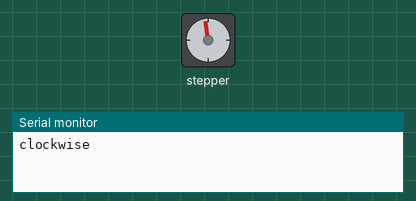
This sketch was run on a simulated Arduino Uno, built with avr-gcc and run on an emulated ATmega328P. On the bench: stepper motor, the last lines printed to the serial monitor. Stepper angles assume 48 steps per turn.

Above: at 0.05 s.
At 0.55 s:
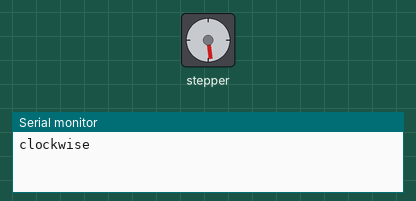
At 1.95 s:
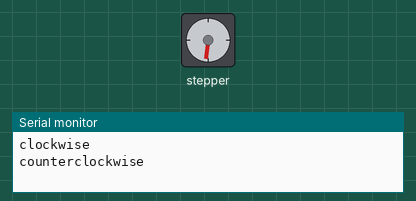
At 3.2 s:
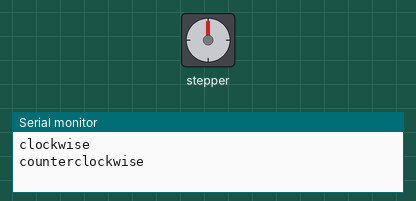
Timing chart, 0 to 7.4 s (numbered marks = the images above):
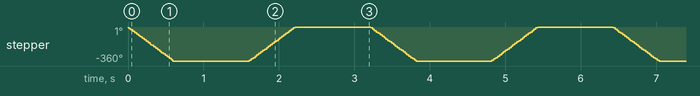

Measured:
- by itself, stepper: turns 360° counter-clockwise in 0.59 s, then 360° clockwise in 0.61 s, repeating every 3.2 s

The sketch:

Serial_READ.ino
```cpp
#include <Stepper.h>

#define STEPS 48

// initialize the stepper library on pins 8 through 11:
Stepper stepper(STEPS, 8, 9, 10, 11);

void setup() {
  // set the speed at 60 rpm:
  stepper.setSpeed(100);
  // initialize the serial port:
  Serial.begin(9600);
}

void loop() {
  // step one revolution  in one direction:
  Serial.println("clockwise");
  stepper.step(-48);
  delay(1000);

  // step one revolution in the other direction:
  Serial.println("counterclockwise");
  stepper.step(48);
  delay(1000);


}
```
